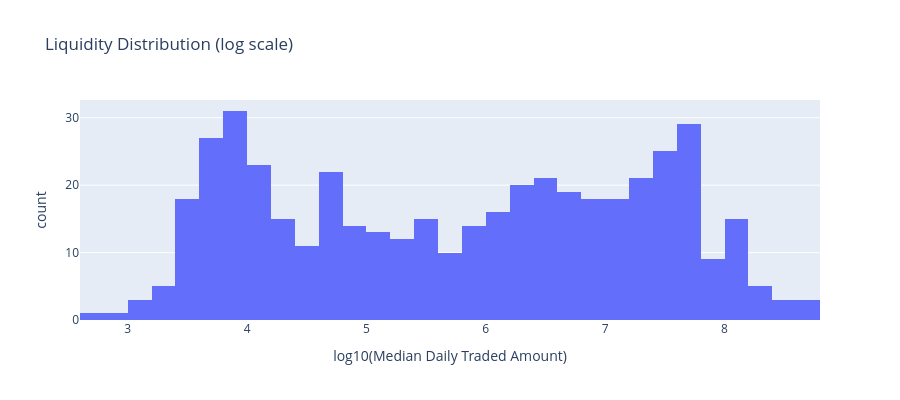

Source (notebook cell):
### Markdown cell above
### 1d. Liquidity Distribution — Median Daily Traded Amount

### Code cell
# Median traded amount per ticker
liquidity = prices.groupby('ticker')['traded_amount'].agg(['median', 'mean', 'count'])
liquidity = liquidity[liquidity['count'] > 10]  # Filter out tickers with <10 trades

fig = px.histogram(
    x=np.log10(liquidity['median']),
    nbins=40,
    labels={'x': 'log10(Median Daily Traded Amount)', 'y': 'Ticker Count'},
    title='Liquidity Distribution (log scale)',
    height=400
)
fig.show()

print(f"\nMedian traded amount percentiles:")
print(liquidity['median'].describe())
print(f"\nIlliquid tickers (median traded < 1M BRL): {(liquidity['median'] < 1e6).sum()}")

### Figure 1 — Plotly figure (JSON) as saved in the notebook; plotly's stock layout.template omitted (floating-point values rounded to 4 significant figures; data arrays with more than 128 entries replaced by an {"elided": "..."} marker saying what was removed)
{"data": [{"bingroup": "x", "hovertemplate": "log10(Median Daily Traded Amount)=%{x}<br>count=%{y}<extra></extra>", "legendgroup": "", "marker": {"color": "#636efa", "pattern": {"shape": ""}}, "name": "", "nbinsx": 40, "orientation": "v", "showlegend": false, "type": "histogram", "x": {"elided": "457 float values"}, "xaxis": "x", "yaxis": "y"}], "layout": {"barmode": "relative", "height": 400, "legend": {"tracegroupgap": 0}, "title": {"text": "Liquidity Distribution (log scale)"}, "xaxis": {"anchor": "y", "domain": [0, 1], "title": {"text": "log10(Median Daily Traded Amount)"}}, "yaxis": {"anchor": "x", "domain": [0, 1], "title": {"text": "count"}}}}
